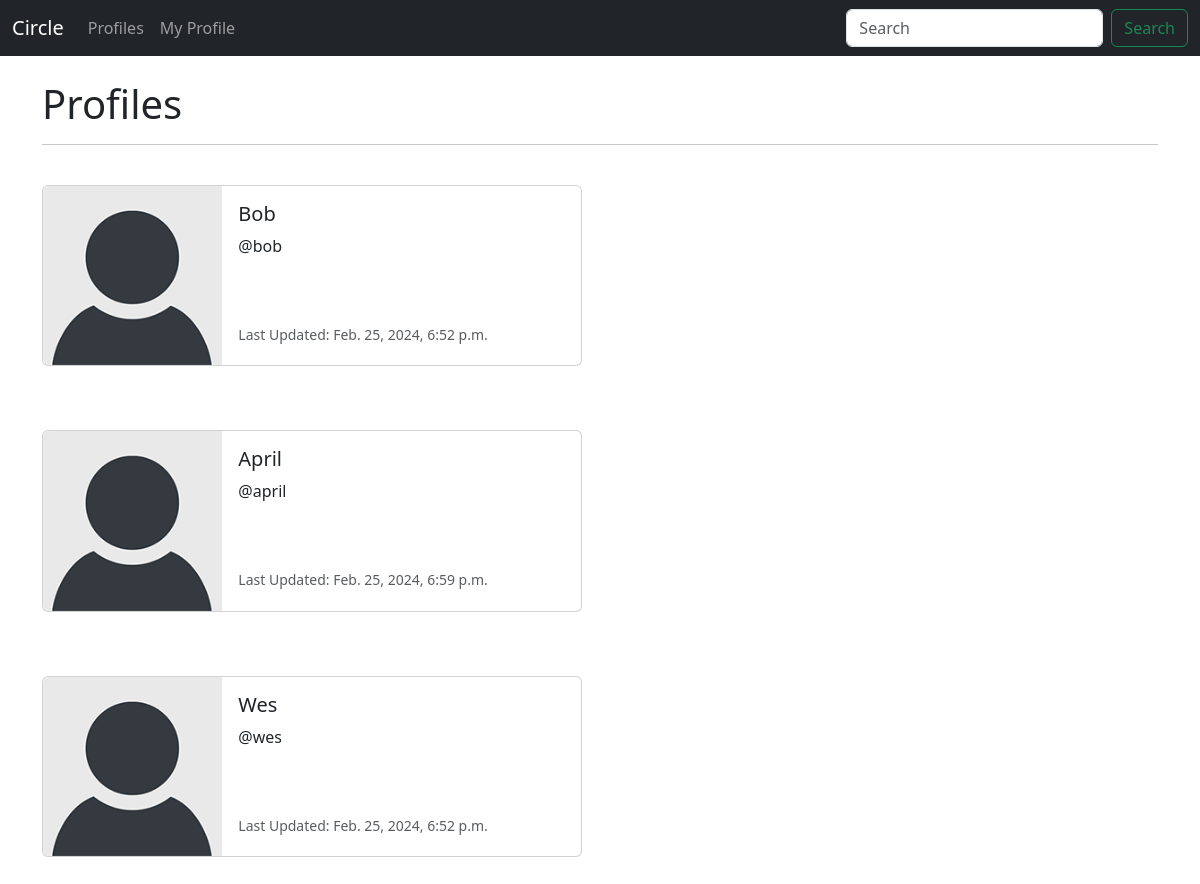
The page /profile_list/ (signed in) on the database as committed earlier.
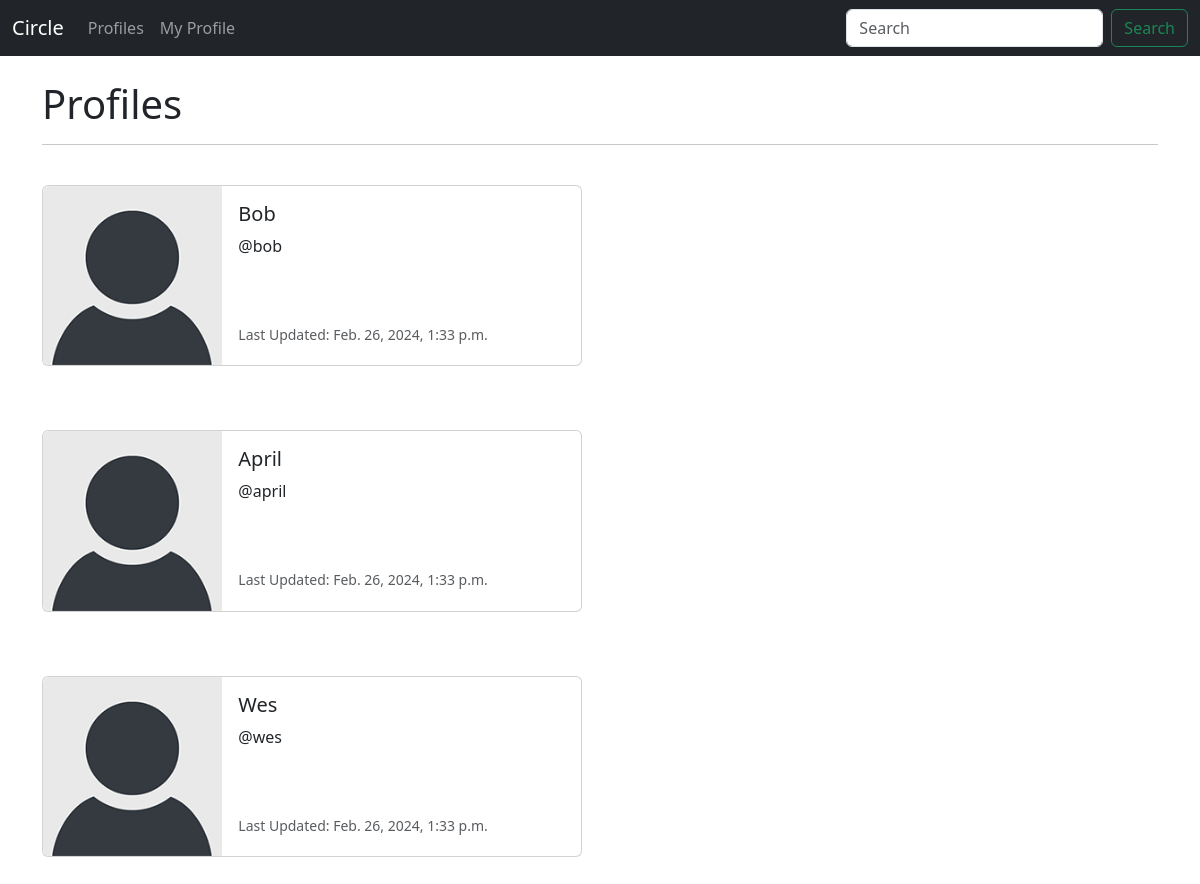
The same page on the database as committed later.
### circle/models.py (models this page shows, shortened)
class Profile(models.Model):
    user = models.OneToOneField( User, on_delete=models.CASCADE)
    follows = models.ManyToManyField("self",
        related_name="followed_by",
        symmetrical=False,
        blank=True)
    date_modified = models.DateTimeField(User, auto_now=True)

### circle/views.py (the view)
# urls.py: path('profile_list/', views.profile_list, name='profile_list'),
def profile_list(request):
    if request.user.is_authenticated:
        profiles = Profile.objects.exclude(user=request.user)
        return render(request, 'profile_list.html', {"profiles":profiles} )
    else:
        messages.success(request, ("You must be logged in to View Page..."))
        return redirect('home')

### circle/templates/profile_list.html
{% extends 'base.html' %}
{% load static %}
{% block content %}
<h1>Profiles</h1>
<hr/>
<br/>
{% if profiles %}
   {% for profile in profiles %}
   <div class="card mb-3" style="max-width: 540px;">
    <div class="row g-0">
      <div class="col-md-4">
        <img src="{% static 'images/default_profile_pic.png' %}" class="img-fluid rounded-start" alt="Profile Image">
      </div>
      <div class="col-md-8">
        <div class="card-body">
          <h5 class="card-title">{{ profile.user.username }}</h5>
          <p class="card-text">@{{ profile.user.username | lower}}</p><br/><br/>
          <p class="card-text"><small class="text-body-secondary">Last Updated: {{ profile.date_modified }}
        </small></p>
        </div>
      </div>
    </div>
  </div>
  <br/>
  <br/>
   {% endfor %}
{% endif %}
{% endblock %}

### circle/templates/base.html (shortened to what this page needs)
<!doctype html>
<html lang="en">
  <head>
    <link href="https://cdn.jsdelivr.net/npm/bootstrap@5.3.3/dist/css/bootstrap.min.css" rel="stylesheet">
  </head>
  <body>
    {% include 'navbar.html' %}
    <div class="container">
      <br/>
        {% block content %}
        {% endblock %}
    </div>
  </body>
</html>

### circle/templates/navbar.html (shortened to what this page needs)
<nav class="navbar navbar-expand-lg navbar-dark bg-dark">
    <div class="container-fluid">
      <a class="navbar-brand" href="{% url 'home' %}">Circle</a>
      <div class="collapse navbar-collapse" id="navbarSupportedContent">
        <ul class="navbar-nav me-auto mb-2 mb-lg-0">
          <li class="nav-item">
            <a class="nav-link" href="{% url 'profile_list' %}">Profiles</a>
          </li>
          <li class="nav-item">
            {% if user.is_authenticated %}
              <a class="nav-link" href="{% url 'profile' request.user.id %}">My Profile</a>
            {% endif %}
          </li>
        </ul>
        <form class="d-flex" role="search">
          <input class="form-control me-2" type="search" placeholder="Search" aria-label="Search">
          <button class="btn btn-outline-success" type="submit">Search</button>
        </form>
      </div>
    </div>
  </nav>

Rows that differ between the two databases and show on the page:
changed Profile "Bob": date_modified "Feb. 25, 2024, 6:52 p.m." → "Feb. 26, 2024, 1:33 p.m."
changed Profile "April": date_modified "Feb. 25, 2024, 6:59 p.m." → "Feb. 26, 2024, 1:33 p.m."
changed Profile "Wes": date_modified "Feb. 25, 2024, 6:52 p.m." → "Feb. 26, 2024, 1:33 p.m."
